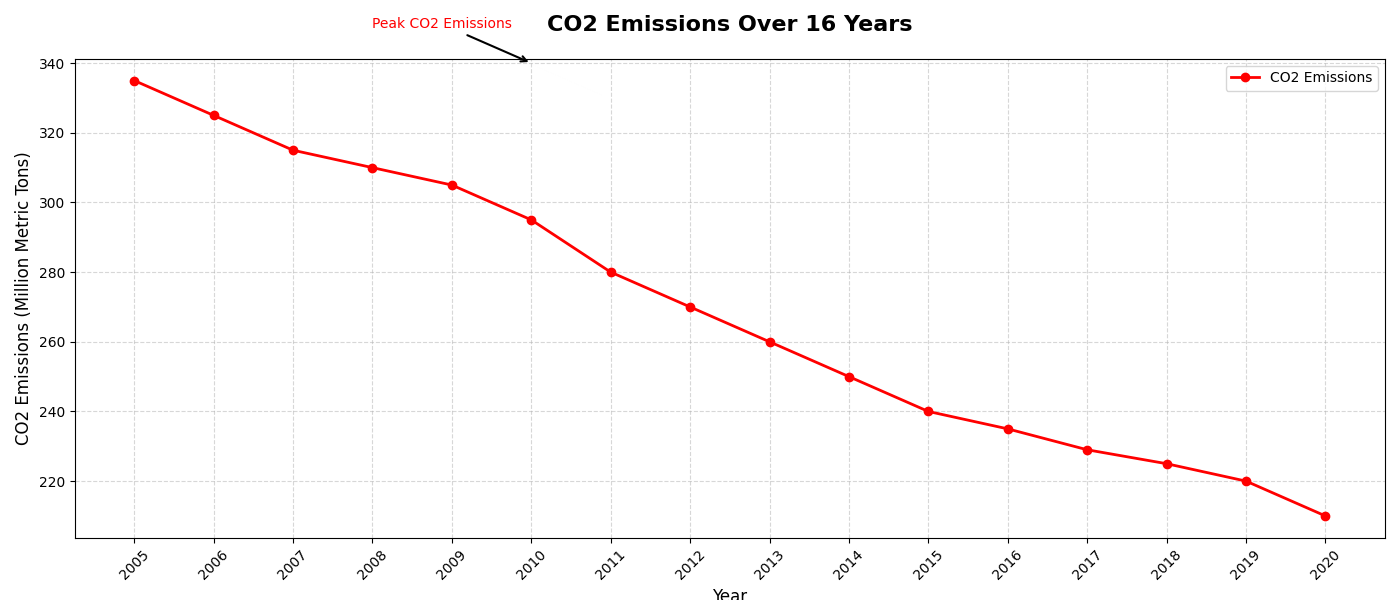

Write Python code to recreate this figure.
import matplotlib.pyplot as plt
import numpy as np

# Define the years (limited to 2005-2020)
years = np.arange(2005, 2021)

# Data for CO2 emissions (in million metric tons, matched to selected years)
co2_emissions = [335, 325, 315, 310, 305, 295, 280, 270, 260, 250, 240, 235, 229, 225, 220, 210]

# Create the plot
fig, ax1 = plt.subplots(figsize=(14, 6))

# Plot CO2 emissions as a line chart
ax1.plot(years, co2_emissions, label='CO2 Emissions', color='red', linewidth=2, marker='o', linestyle='-', markersize=6)
ax1.set_title('CO2 Emissions Over 16 Years', fontsize=16, fontweight='bold', pad=20)
ax1.set_xlabel('Year', fontsize=12)
ax1.set_ylabel('CO2 Emissions (Million Metric Tons)', fontsize=12)
ax1.grid(True, linestyle='--', alpha=0.5)
ax1.legend(loc='upper right', fontsize=10)

# Annotate significant events
ax1.annotate('Peak CO2 Emissions', xy=(2010, 340), xytext=(2008, 350),
             arrowprops=dict(facecolor='red', arrowstyle='->', lw=1.5), fontsize=10, color='red')

# Automatically adjust layout to prevent overlap and clipping
plt.tight_layout()

# Rotate x-axis labels for readability
plt.xticks(years, rotation=45)

# Display the plot
plt.show()
